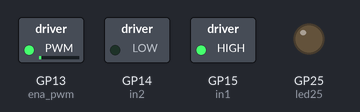
Recording of a program running on a simulated Raspberry Pi Pico running MicroPython. Parts: switched loads named in the program (green lamp = pin HIGH), output pins drawn as LEDs (lit = HIGH). What the program prints to the serial console is not drawn. At 0.0 s the program stops and its outputs stay as they are.

Above: at 0.1 s.
Timing chart, 0 to 1.5 s (numbered marks = the images above):
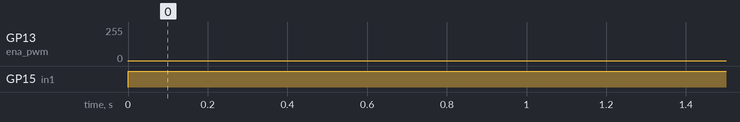

Measured:
- by itself, GP13 (ena_pwm): 0/255 → 2/255 at 0.00 s
- by itself, GP15 (in1): LOW → HIGH at 0.00 s

The program:

vacuum_cleaner_max.py
```python
from machine import Pin, PWM
from time import sleep

# Hardward Connection Description
# PICO.GP15 <-> L298N.IN1
# PICO.GP14 <-> L298N.IN2
# PICO.GP13 <-> L298N.ENA
# L298N.ENA NO jumper connected
# L298N.ENB jumper connected
# L298N.12V <-> Power supply (8V) or PICO.VBUS
# L298N.Regulator Enable Jumper connected. Use >6V power on 12V
# When L298N.Regulator Enable Jumper is connected, you can give 5V to outside

# Videos:
# Running Result is here https://www.youtube.com/watch?v=kq-ivzDuK7c
# Improved by adding power supply AC 110V to DC 12V.
#    and L298N.5V <-> PICO.VSYS. Then we have https://www.youtube.com/watch?v=NtOuNotB0Wk
# Prototype of Vacuum cleaner and show how to design https://www.youtube.com/watch?v=b9ybCF6fcZc


in1 = Pin(15, Pin.OUT)
in2 = Pin(14, Pin.OUT)

led25 = Pin(25, Pin.OUT)

ena_pwm = PWM(Pin(13))
ena_pwm.freq(1000)

led25 = Pin(25, Pin.OUT)

# I need to give 5V to L298N with Brushed DC motor type B,
# then the Brushed DC motor can be runned by this code.
print("Programming start")
delay_sec = 0.2
#A = [40000, 60000]

ena_pwm.duty_u16(66000)
in1.value(1)
in2.value(0)


print("END")
```
